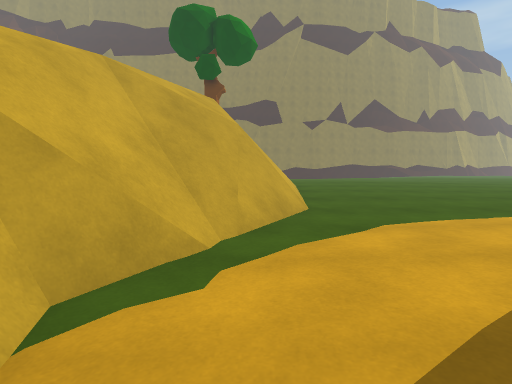
view 1 (above)

16 first-person views from a walk through a Unity game level. The camera is 1.2 m above the floor, tilts 4° down and sees 80° across. The floor is counted in squares, 1 m on a side. Each view is taken from the middle of a square. On the plan, view 1 faces up. The plan holds only what a view shows up to about 13 squares ahead; the rest is blank. The place goes on beyond the plan. The player character is not drawn.

view 2
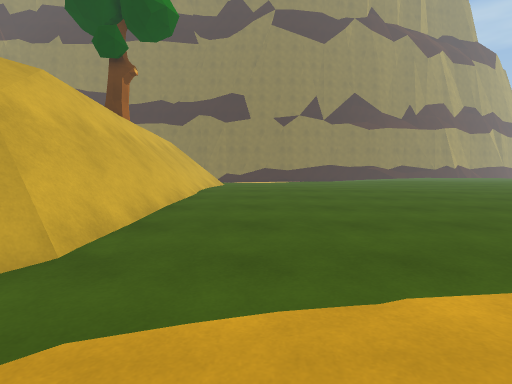

view 3
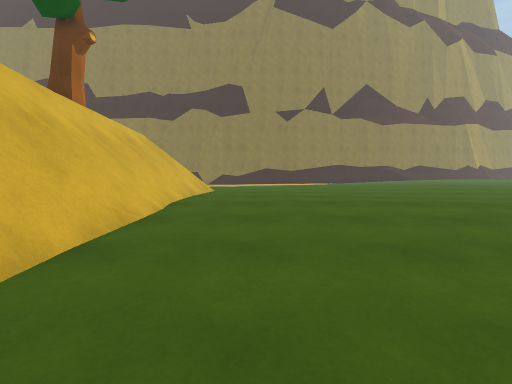

view 4
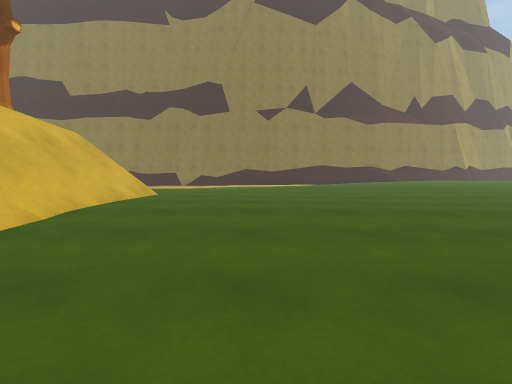

view 5
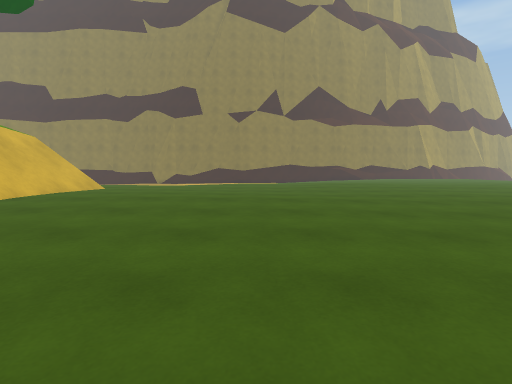

view 6
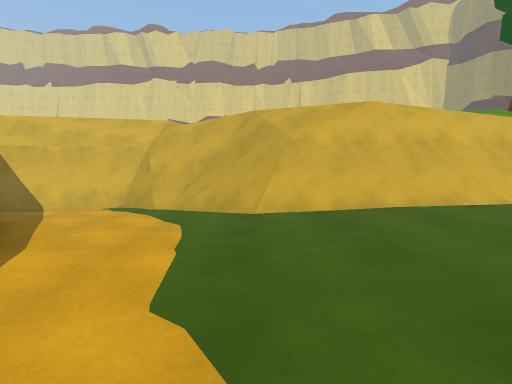

view 7
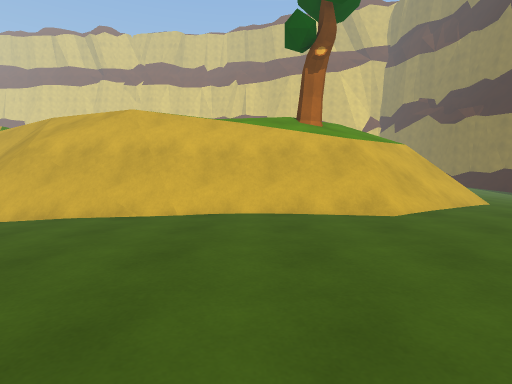

view 8
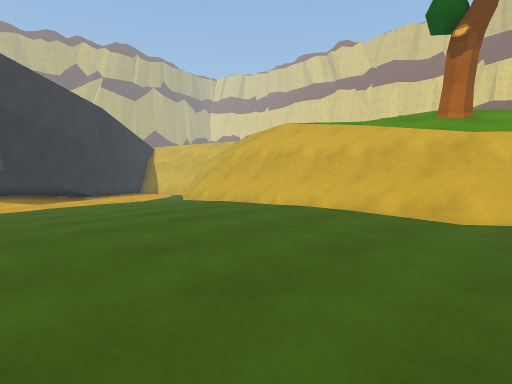

view 9
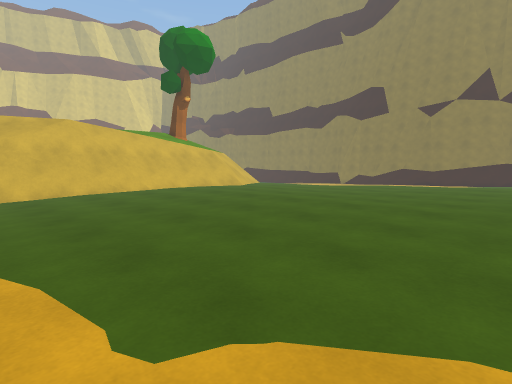

view 10
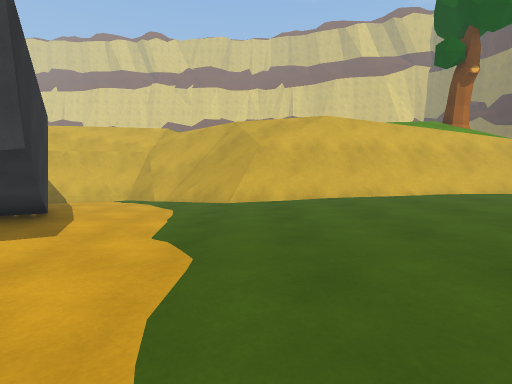

view 11
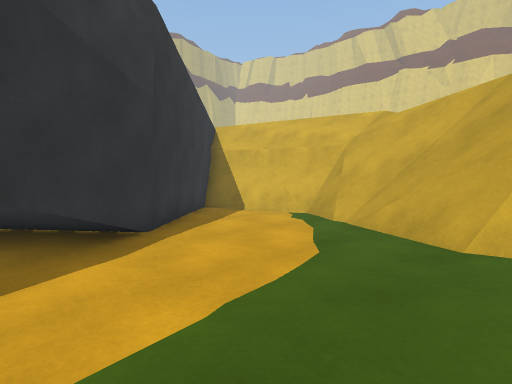

view 12
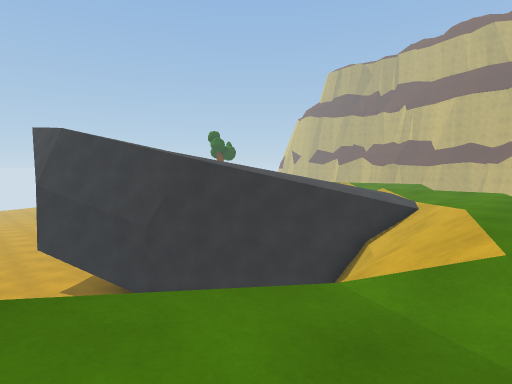

view 13
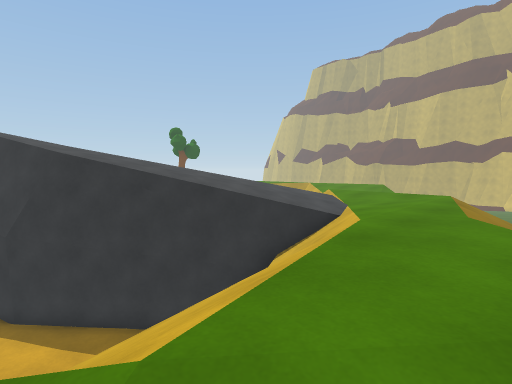

view 14
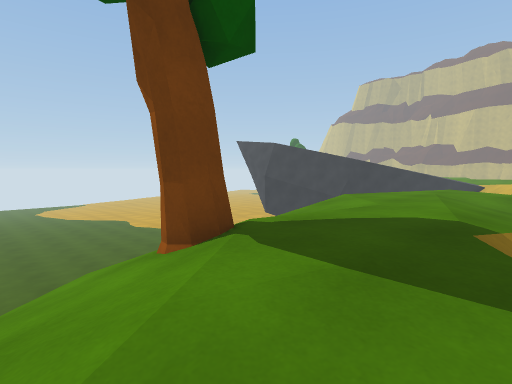

view 15
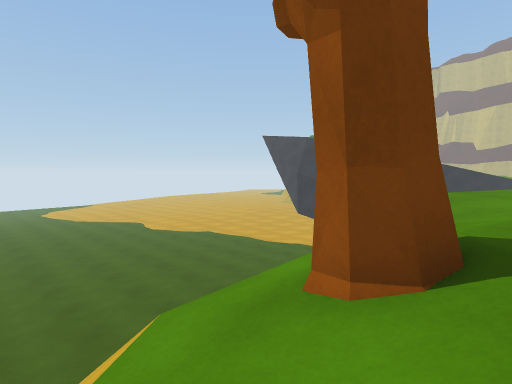

view 16
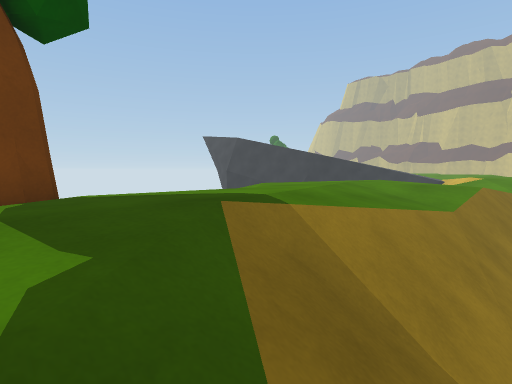

### Floor plan
Key: @ floor where view 1 was taken; # wall or solid block; . main floor; - floor 0.25 m lower than the main floor; _ floor 0.5 m lower than the main floor; : floor 3 m higher than the main floor; + floor 3.25 m higher than the main floor; * floor 3.5 m higher than the main floor; % floor 3.75 m higher than the main floor; / step, stairs or slope; = window, fence, low wall or low ledge; v drop or lower ground; T tree.
Columns run from 9 left of view 1 to 19 right of it. Each row starts with its distance up from view 1.
 22   /////////...............
 21   +*////////..............
 20 //***/T/////.................
 19  //***TT////.................
 18  //***//////................
 17  //***/////................
 16 ////**/////................
 15 ////**/////...............
 14 ////***///=...............
 13  ///****/##...............
 12  ////**/v##...............
 11  ////**//##..............-
 10  ///***//##............---
  9  /****///##---......-----
  8   * *////#=------------- -
  7    +*////=#----------
  6   :++/////___-------
  5  ////////____---###
  4  //////=/____--##
  3  /*///#=____-###/
  2  **///##____#v///
  1  **///v#___##///
  0  ***//v##@##////
 -1  ***///#=##////
 -2  /**///vv/////
 -3   /**//v/////
 -4   /**///////
 -5   /**//////
 -6   //*/+///
 -7   //****/
 -8    /%***

Positions as (right, up) in squares from view 1, and headings:
1: (0, 0), facing up
2: (4, 4), facing up
3: (4, 8), facing up
4: (6, 9), facing up
5: (9, 7), facing up
6: (10, 8), facing left
7: (10, 17), facing left
8: (10, 22), facing down-left
9: (16, 8), facing up-left
10: (13, 9), facing left
11: (7, 9), facing down-left
12: (-7, 8), facing down-right
13: (-8, 4), facing down-right
14: (-7, 22), facing down-right
15: (-4, 22), facing down-right
16: (-9, 20), facing down-right
